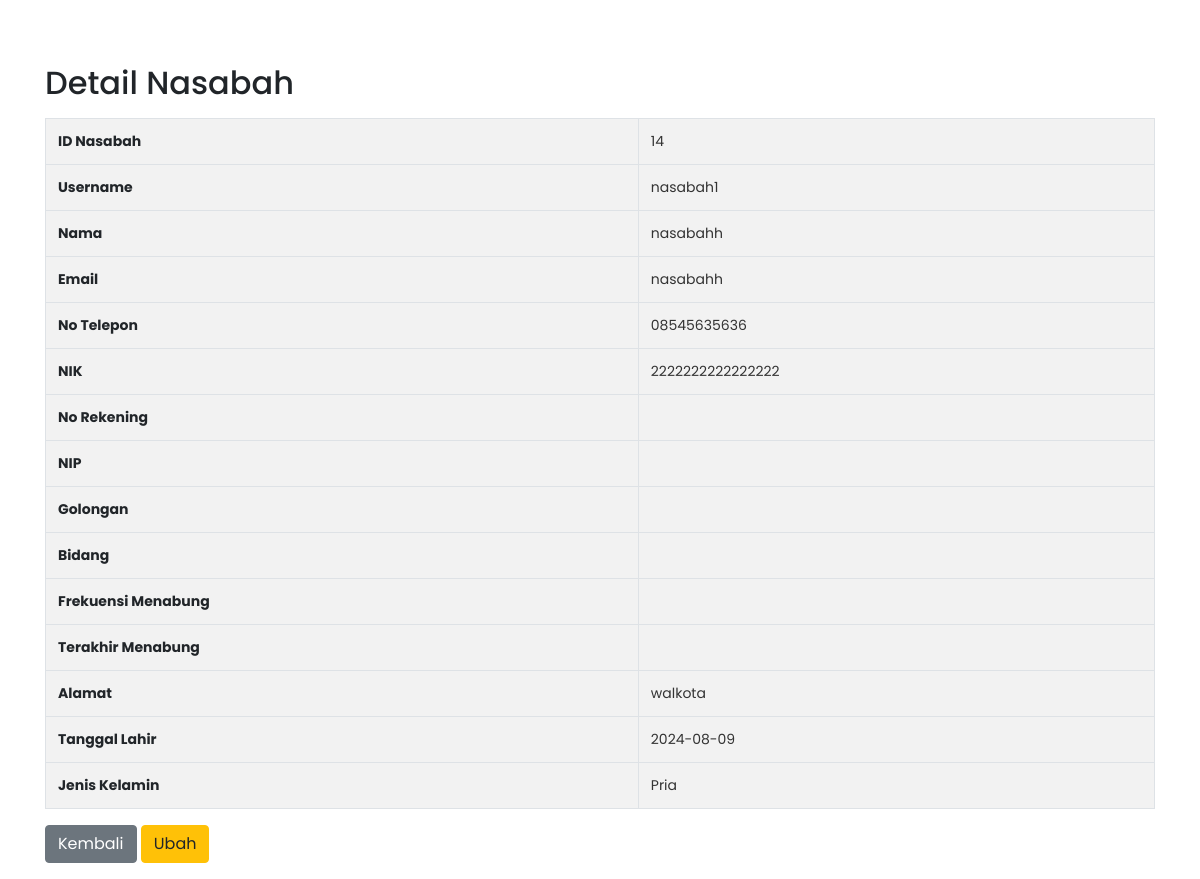
Page /detail_nasabah.php?id=14 (signed in) on the committed database.
### tables this page shows
CREATE TABLE `user` (
  `id` int(200) NOT NULL,
  `email` varchar(255) DEFAULT NULL,
  `username` varchar(255) NOT NULL,
  `password` varchar(255) NOT NULL,
  `nama` varchar(40) NOT NULL,
  `notelp` varchar(200) DEFAULT NULL,
  `nik` varchar(200) DEFAULT NULL,
  `alamat` varchar(255) DEFAULT NULL,
  `tgl_lahir` date NOT NULL,
  `kelamin` enum('Pria','Wanita') NOT NULL,
  `role` enum('superadmin','admin','nasabah') NOT NULL,
  `created_at` timestamp NOT NULL DEFAULT current_timestamp() ON UPDATE current_timestamp(),
  `status` tinyint(1) DEFAULT 0
);

### detail_nasabah.php (the view, shortened to what this page needs)
<?php
include 'koneksi.php';
$id = isset($_GET['id']) ? (int)$_GET['id'] : 0;
$query = "SELECT * FROM user WHERE id = ? AND role = 'nasabah' AND status = 0";
$stmt = mysqli_prepare($koneksi, $query);
mysqli_stmt_bind_param($stmt, "i", $id);
mysqli_stmt_execute($stmt);
$result = mysqli_stmt_get_result($stmt);
$row = mysqli_fetch_assoc($result);
?>
<!DOCTYPE html>
<html lang="en">
<head>
    <link rel="stylesheet" href="./css/style.css">
    <link href="https://stackpath.bootstrapcdn.com/bootstrap/4.5.2/css/bootstrap.min.css" rel="stylesheet">
</head>
<body>
    <div class="container mt-5">
        <h2>Detail Nasabah</h2>
        <table class="table table-bordered mt-3">
            <tr>
                <th>ID Nasabah</th>
                <td><?= htmlspecialchars($row['id']); ?></td>
            </tr>
            <tr>
                <th>Username</th>
                <td><?= htmlspecialchars($row['username']); ?></td>
            </tr>
            <tr>
                <th>Nama</th>
                <td><?= htmlspecialchars($row['nama']); ?></td>
            </tr>
            <tr>
                <th>Email</th>
                <td><?= htmlspecialchars($row['email']); ?></td>
            </tr>
            <tr>
                <th>No Telepon</th>
                <td><?= htmlspecialchars($row['notelp']); ?></td>
            </tr>
            <tr>
                <th>NIK</th>
                <td><?= htmlspecialchars($row['nik']); ?></td>
            </tr>
            <tr>
                <th>No Rekening</th>
                <td><?= htmlspecialchars($row['no_rek']); ?></td>
            </tr>
            <tr>
                <th>NIP</th>
                <td><?= htmlspecialchars($row['nip']); ?></td>
            </tr>
            <tr>
                <th>Golongan</th>
                <td><?= htmlspecialchars($row['gol']); ?></td>
            </tr>
            <tr>
                <th>Bidang</th>
                <td><?= htmlspecialchars($row['bidang']); ?></td>
            </tr>
            <tr>
                <th>Frekuensi Menabung</th>
                <td><?= htmlspecialchars($row['frekuensi_menabung']); ?></td>
            </tr>
            <tr>
                <th>Terakhir Menabung</th>
                <td><?= htmlspecialchars($row['terakhir_menabung']); ?></td>
            </tr>
            <tr>
                <th>Alamat</th>
                <td><?= htmlspecialchars($row['alamat']); ?></td>
            </tr>
            <tr>
                <th>Tanggal Lahir</th>
                <td><?= htmlspecialchars($row['tgl_lahir']); ?></td>
            </tr>
            <tr>
                <th>Jenis Kelamin</th>
                <td><?= htmlspecialchars($row['kelamin']); ?></td>
            </tr>
        </table>
        <a href="nasabah.php" class="btn btn-secondary">Kembali</a>
        <a href="edit_nasabah.php?id=<?= htmlspecialchars($row['id']); ?>" class="btn btn-warning">Ubah</a>
    </div>
</body>
</html>

### css/style.css (style rules this page uses)
* { margin: 0; padding: 0; border: no; outline: none; box-sizing: border-box; font-family: "Poppins", sans-serif; }
body { height: 100%; overflow-x: hidden; background-color: #ebe9e9; }
table { width: 100%; border-collapse: collapse; }
th { padding: 13px; text-align: center; font-size: 14px; }
td { padding: 12px; font-size: 14px; color: #333; border: 2px solid #dddddd; }
th:first-child { position: sticky; left: 0; z-index: 1; }
.container { padding: 16px; }

### rows in the picture
user: id "14", username "nasabah1", nama "nasabahh", email "nasabahh", notelp "08545635636", nik "2222222222222222", alamat "walkota", tgl_lahir "2024-08-09", kelamin "Pria"
